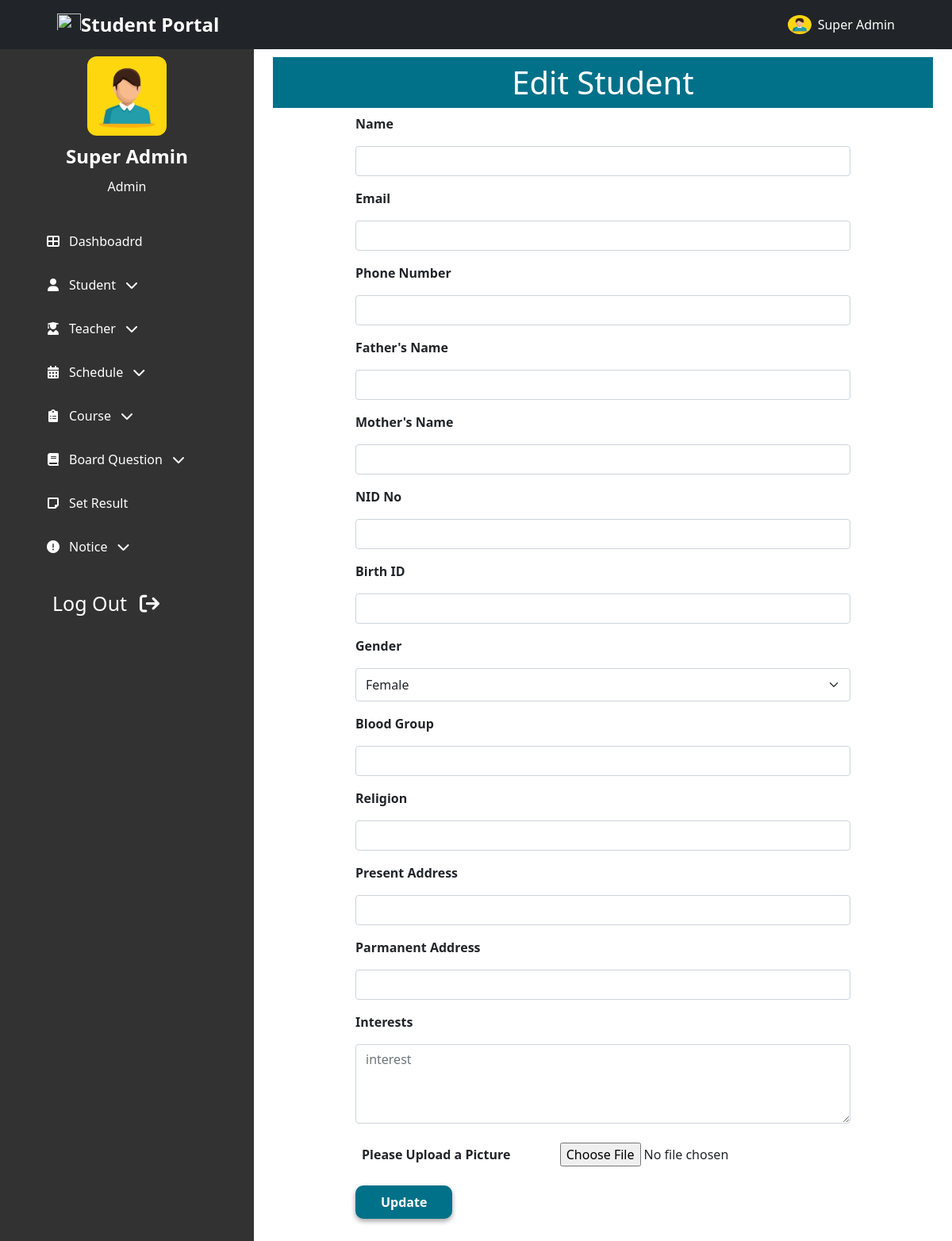
The app's page /admin/edit_student.php?id=14 (signed in), older data.
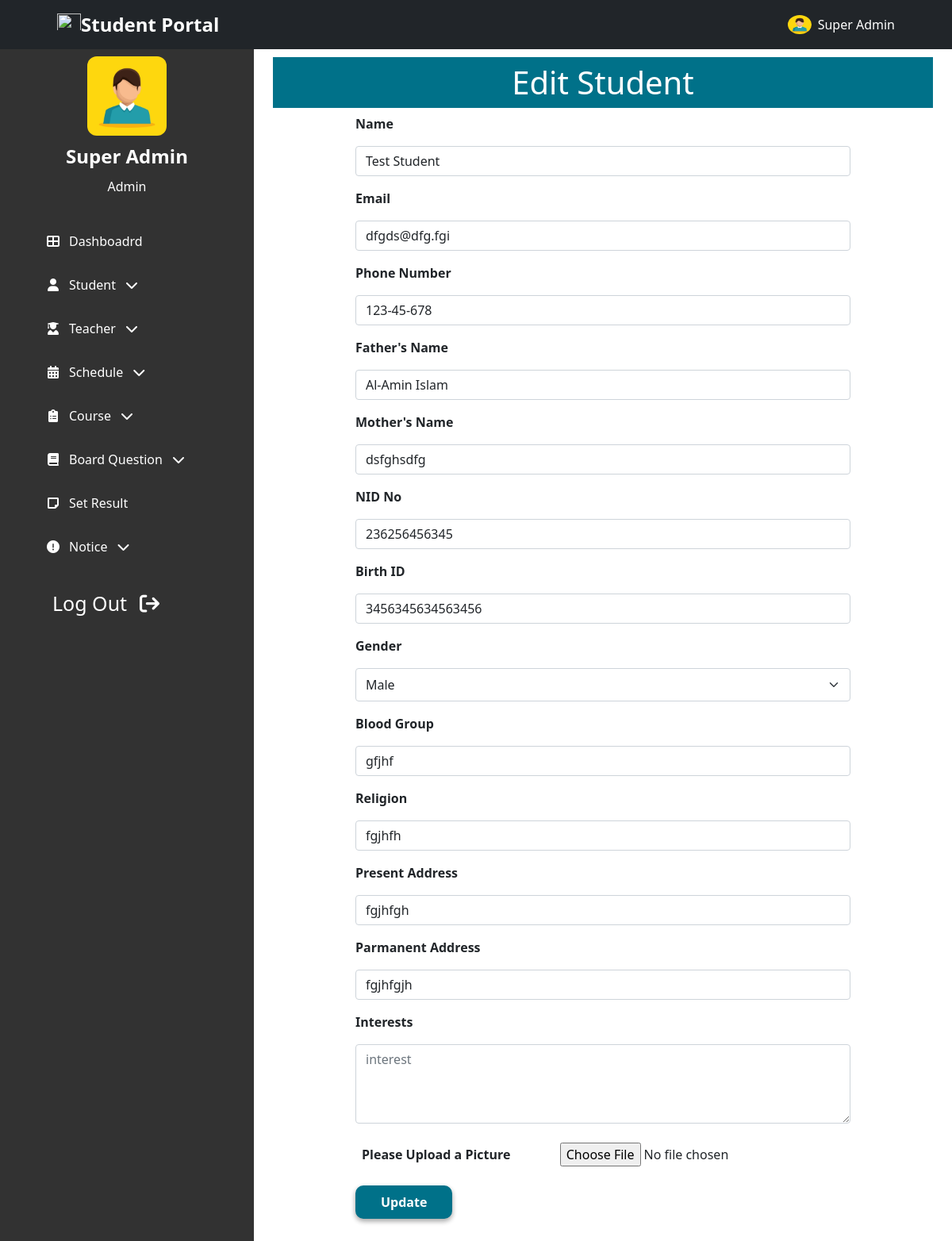
The same page, newer data.
### tables this page shows
CREATE TABLE `Students` (
  `id` int(11) NOT NULL,
  `name` varchar(100) NOT NULL,
  `image` varchar(100) DEFAULT NULL,
  `father` varchar(100) NOT NULL,
  `mother` varchar(100) NOT NULL,
  `nid` bigint(20) DEFAULT NULL,
  `birthreg` bigint(20) DEFAULT NULL,
  `std_id` int(11) NOT NULL,
  `gender` varchar(10) NOT NULL,
  `blood` varchar(5) DEFAULT NULL,
  `religion` varchar(20) DEFAULT NULL,
  `present_addr` text NOT NULL,
  `parma_addr` text NOT NULL,
  `phone` varchar(15) NOT NULL,
  `email` varchar(100) NOT NULL,
  `interests` text DEFAULT NULL,
  `updated_at` timestamp NOT NULL DEFAULT current_timestamp() ON UPDATE current_timestamp(),
  `created_at` timestamp NOT NULL DEFAULT current_timestamp()
);

### admin/backend/edit_student.php (called while the page is built, shortened)
<?php
    if(isset($_GET['id']))
    {
        $id = $_GET['id'];
        $sql    =   "SELECT * FROM `Students` WHERE `std_id` = $id LIMIT 1";
        $query  =   mysqli_query($conn, $sql);
        $std   =   mysqli_fetch_array($query);
    }
?>

### admin/edit_student.php (the view, shortened to what this page needs)
<!DOCTYPE html>
<html lang="en">
<?php
    include "admin_head.php";
    include "backend/edit_student.php";
?>
<body class="">
<?php include "../header_nav.php";?>
    <section class="header-container">
        <?php include "admin_sidebar.php";?>
    </section>
    <section id="home-container"  class="home-container active-2">
        <div class="px-4 py-5 mt-4">
            <h1 class="common-background-2 p-2 text-center">Edit Student</h1>
                <form class="w-75 mx-auto" action=""  method="POST" enctype="multipart/form-data">
                    <div class="mb-3">
                        <p class="fw-bold">Name</p>
                        <input type="text" class="form-control" name="name" id="name" value="<?php echo $std['name']; ?>">
                    </div>
                    <div class="mb-3">
                        <p class="fw-bold">Email</p>
                        <input type="email" class="form-control" name="email" id="email" value="<?php echo $std['email']; ?>">
                    </div>
                    <div class="mb-3">
                        <p class="fw-bold">Phone Number</p>
                        <input type="tel" class="form-control" name="phone" id="phone" value="<?php echo $std['phone']; ?>">
                    </div>
                    <div class="mb-3">
                        <p class="fw-bold">Father's Name</p>
                        <input type="text" class="form-control" name="fname" id="f_name" value="<?php echo $std['father']; ?>">
                    </div>
                    <div class="mb-3">
                        <p class="fw-bold">Mother's Name</p>
                        <input type="text" class="form-control" name="mname" id="m_name" value="<?php echo $std['mother']; ?>">
                    </div>
                    <div class="mb-3">
                        <p class="fw-bold">NID No</p>
                        <input type="text" class="form-control" name="nid" id="n_id" value="<?php echo $std['nid']; ?>">
                    </div>
                    <div class="mb-3">
                        <p class="fw-bold">Birth ID</p>
                        <input type="text" class="form-control" name="bid" id="b_id" value="<?php echo $std['birthreg']; ?>">
                    </div>
                    <div class="mb-3">
                    <p class="fw-bold">Gender</p>
                    <select class="form-select py-2" id="gender" name="gender" >
                        <?php
                            if($std['gender'] == 1)
                            {
                        ?>
                            <option value="1" selected>Male</option>
                        <?php
                            }
                            else
                            {
                        ?>
                            <option value="2" selected>Female</option>
                        <?php
                            }
                        ?>
                    </select>
                </div>
                    <div class="mb-3">
                        <p class="fw-bold">Blood Group</p>
                        <input type="text" class="form-control" name="blood" id="blood" value="<?php echo $std['blood']; ?>">
                    </div>
                    <div class="mb-3">
                        <p class="fw-bold">Religion</p>
                        <input type="text" class="form-control" name="religion" id="religion" value="<?php echo $std['religion']; ?>">
                    </div>
                    <div class="mb-3">
                        <p class="fw-bold">Present Address</p>
                        <input type="text" class="form-control" name="pre_address" id="pre_address" value="<?php echo $std['present_addr']; ?>">
                    </div>
                    <div class="mb-3">
                        <p class="fw-bold">Parmanent Address</p>
                        <input type="text" class="form-control" name="par_address" id="par_address" value="<?php echo $std['parma_addr']; ?>">
                    </div>
                    <div class="mb-3">
                        <p class="fw-bold">Interests</p>
                        <textarea class="form-control" placeholder="interest" name="interest" id="interest" style="height: 100px"><?php echo $std['interests']; ?></textarea>
                    </div>
                    <div class="d-flex flex-column flex-md-row align-items-center">
                        <p class="fw-bold mb-0 p-2">Please Upload a Picture</p>
                        <input class="p-2 mx-auto" type="file" id="std_pic" name="std_pic">
                    </div>
                    <input name="submit" class="mt-3 mx-auto fw-bold custom-btn-1" type="submit" value="Update">
                </form>
        </div>
    </section>
</body>
</html>

Row changes from the older to the newer data that the page shows:
added students: name "Test Student", email "dfgds@dfg.fgi", phone "123-45-678", fname "Al-Amin Islam", mname "dsfghsdfg", nid "236256456345", bid "3456345634563456", gender "Male", blood "gfjhf", religion "fgjhfh", pre_address "fgjhfgh", par_address "fgjhfgjh"
Text that changed along with them:
form field gender: "Female" → (not shown)
